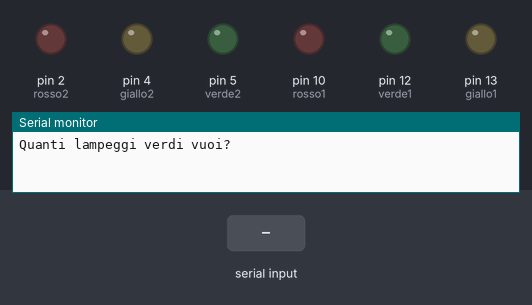
Bench run of a sketch on a simulated Arduino Uno, built with avr-gcc and run on an emulated ATmega328P. On the bench: output pins drawn as LEDs (lit = HIGH), the last lines printed to the serial monitor. The test bench sets the inputs (shaded band).

Above: at 0.9 s.
1.0 s: "90,45,200\n" received over Serial
3.5 s: "30,150,10\n" received over Serial
6.0 s: "90,45\n" received over Serial
8.5 s: "30,150\n" received over Serial
At 9.97 s:
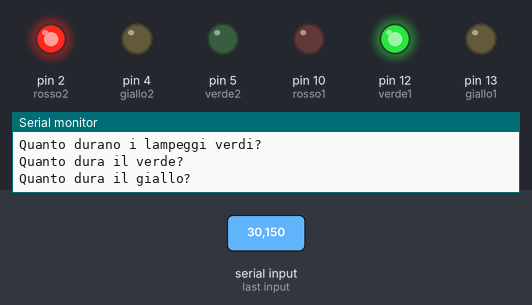
At 10.96 s:
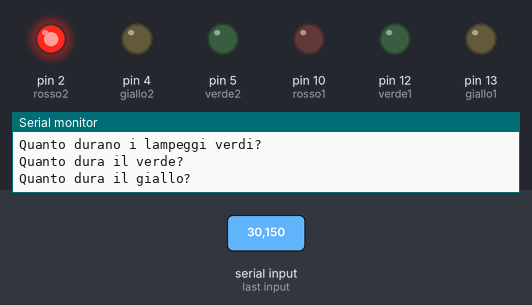
Timing chart, 0 to 16.5 s (numbered marks = the images above; inputs shaded):
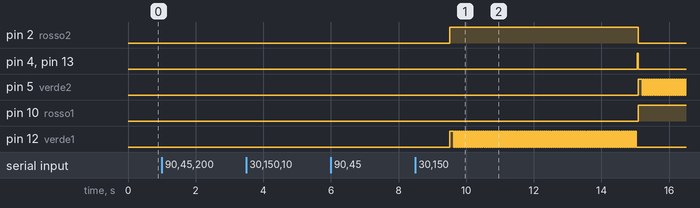

The sketch:

G_B_Semaforo.ino
```cpp
int lampeggi = 0;
int tlamp = 0;
int tverde = 0;
int tgiallo = 0;
int verde1 = 12;
int giallo1 = 13;
int rosso1 = 10;
int verde2 = 5;
int giallo2 = 4;
int rosso2 = 2;
void setup() {
  // put your setup cod here, to run once;
pinMode(verde1,OUTPUT); //verde1
pinMode(giallo1,OUTPUT); //giallo1
pinMode(rosso1,OUTPUT); //rosso1
pinMode(verde2,OUTPUT); //verde2
pinMode(giallo2,OUTPUT); //giallo2
pinMode(rosso2,OUTPUT); //rosso2
numLampeggi();
TempoLampeggio();
TempoVerde();
TempoGiallo();

}

void loop() {
  // put your main code here, to run repeatedly;
  digitalWrite(verde1,HIGH);
  digitalWrite(rosso2,HIGH);
  delay(tverde);
  lampeggia(verde1, tlamp, lampeggi);
  digitalWrite(verde1,LOW);
  digitalWrite(giallo1,HIGH);
  digitalWrite(giallo2,HIGH);
  delay(tgiallo);
  digitalWrite(giallo1,LOW);
  digitalWrite(rosso2,LOW);
  digitalWrite(giallo2,LOW);
  digitalWrite(rosso1,HIGH);
  digitalWrite(verde2,HIGH);
  delay(tverde);
  lampeggia(verde2, tlamp, lampeggi);
  digitalWrite(verde2,LOW);
  digitalWrite(giallo2,HIGH);
  digitalWrite(giallo1,HIGH);
  delay(tgiallo);
  digitalWrite(giallo1,LOW);
  digitalWrite(giallo2,LOW);
  digitalWrite(rosso1,LOW);

}
void lampeggia(int led, int rit, int c)
{
  for (int i = 0; i<=c; i++){
    delay (rit);
    digitalWrite(led,LOW);
    delay(rit);
    digitalWrite(led,HIGH);
  }
}

void numLampeggi()
{
  Serial.begin(9600);
  Serial.println("Quanti lampeggi verdi vuoi?");
  while(Serial.available()==0){};
  lampeggi = Serial.readString().toInt();
}

void TempoLampeggio()
{
  Serial.begin(9600);
  Serial.println("Quanto durano i lampeggi verdi?");
  while(Serial.available()==0){};
  tlamp = Serial.readString().toInt();
}
void TempoVerde()
{
  Serial.begin(9600);
  Serial.println("Quanto dura il verde?");
  while(Serial.available()==0){};
  tverde = Serial.readString().toInt();
}
void TempoGiallo()
{
  Serial.begin(9600);
  Serial.println("Quanto dura il giallo?");
  while(Serial.available()==0){};
  tgiallo = Serial.readString().toInt();
}
```

Measured:
- after the input at 8.5 s, pin 2 (rosso2): LOW → HIGH after 1.0 s, → LOW 5.6 s later; pin 4 (giallo2): LOW → HIGH after 6.6 s, → LOW 0.03 s later
